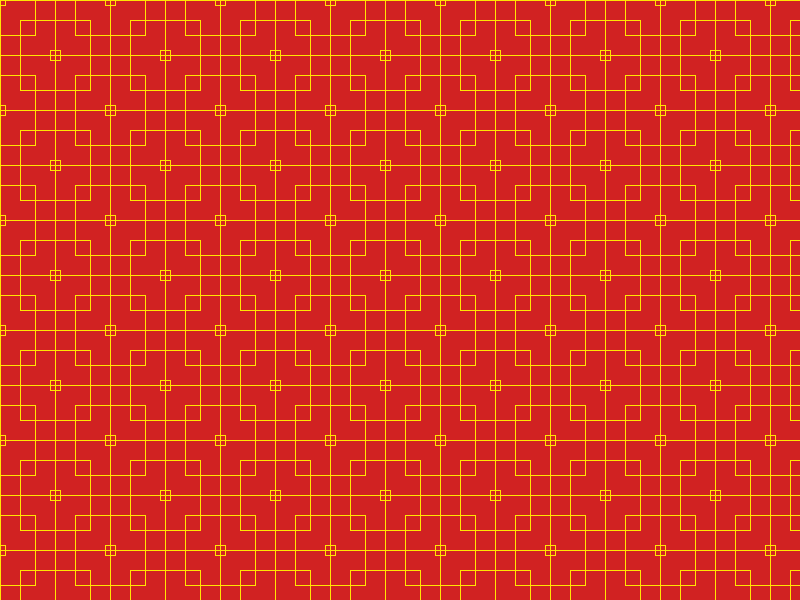
Frame 1 (no input)
Frame 60 (the mouse pressed at the canvas centre just before this capture): identical to frame 1, image omitted
Frame 120 (the mouse held since frame 60 and released just before this capture): identical to frame 1, image omitted

The Processing sketch that drew this single still picture (run headless with seeded random() and noise(); from frame 60 on, the mouse is pressed at the canvas centre):

// Processing sketch: pattern4
// ── pattern4.pde

void setup() {
  size(800, 600);
  background(209, 34, 34);
  int offset = 0;
  rectMode(CENTER);

  for (int y = 0; y <= height+55; y += 55) {
    for (int x = 0; x <= width; x += 110) {
      sqrs(x+offset,y);
    }
    if (offset==0) offset=55;
    else offset = 0;
  }
}

void draw() {
}

void sqrs(float x, float y) {
  push();
  translate(x,y);
  noFill();
  stroke(255, 230, 3);
  square(0,0,10);
  square(0,0,70);
  square(0,0,110);
  pop();
}
